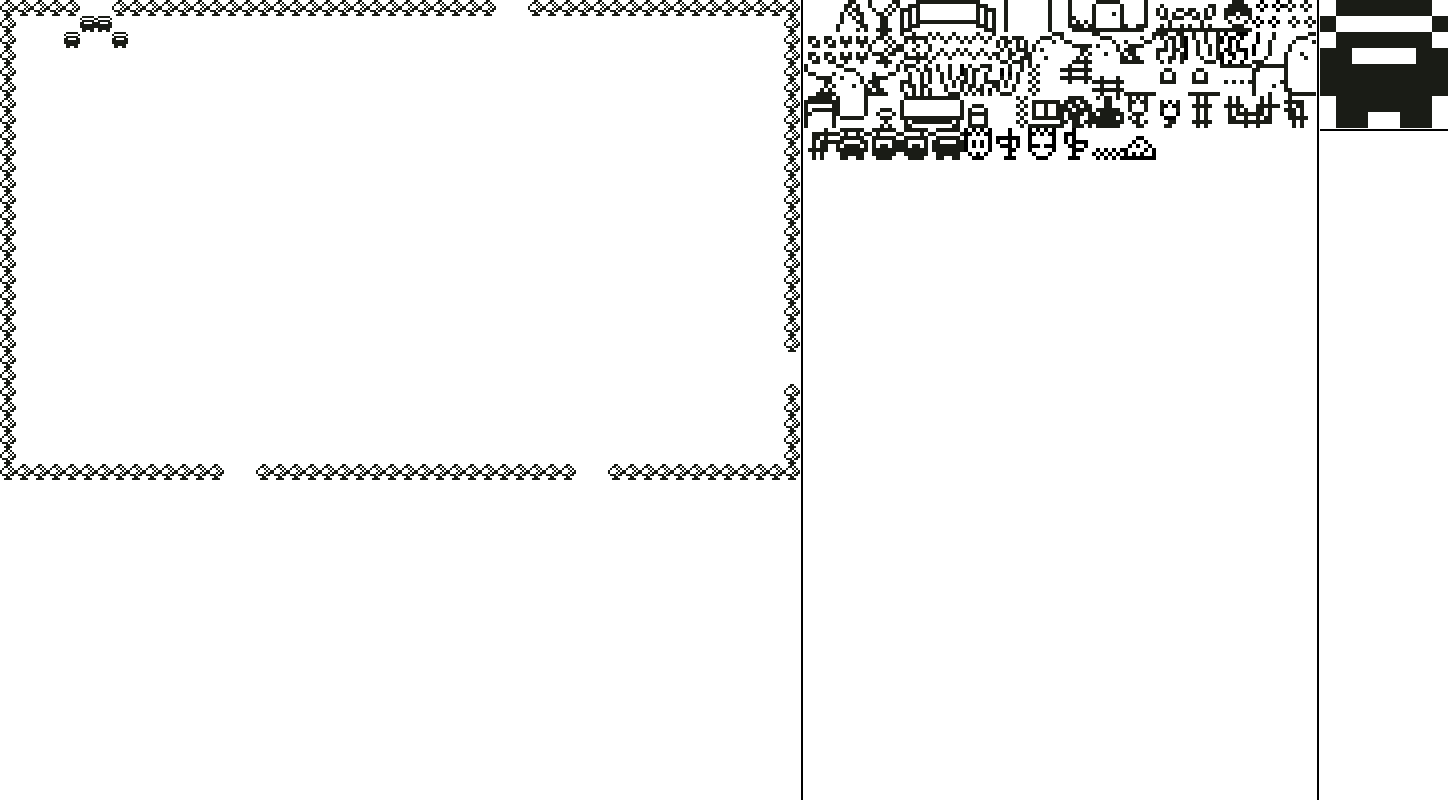

This chart was generated by the following Python code:
import os,sys,pygame
from math import sin,cos
from random import random
import zlz

pygame.init()
pygame.mixer.quit()     #This eats up a core of resources, so let's close it!
black=(0,0,0)
white=(255,255,255)
srcout = "../src/maps/"

def window(width=800,height=600):
    return pygame.display.set_mode((width,height))

def pixel(screen,x,y,c,w=16,h=16):
  for i in range(w):
    for j in range(h):
      screen.set_at((x+i,y+j),c)

def tilepix(screen,pos,tile,color):
  x = ((pos[0] - 800 - 4 - 512 - 4)&0xFFF0)
  y = pos[1]&0xFFF0
  pixel(screen,x+800+4+512+4,y,color)
  cy = tile >> 4
  cx = tile & 15
  cy <<= 5
  cx <<= 5
  pixel(screen,(x>>2)+cx+800+4,cy+(y>>2),color,4,4)

def img2hex(scr):
  s = '.db $'
  for y in range(8):
    acc = 0
    for x in range(8):
      acc += acc
      if scr.get_at((x,y)) != white:
        acc += 1
    acc = hex(acc)[2:].upper()
    s += "0"*(2-len(acc)) + acc + ',$'
  return s[0:-2]

def rand():
#  return random()
  return random()*2-1

def toggletile(screen,x,y):
  for i in range(16):
    for j in range(16):
      c = screen.get_at((x+i,y+j))
      screen.set_at((x+i,y+j),(c[0]^64,c[1]^64,c[2]^64))

def drawmap(screen,anim,mapdata,tile):
  y = 0
  for i in mapdata:
    x = 0
    for j in i:
      screen.blit(pygame.transform.scale(tile[anim[j&255][0]],(16,16)),pygame.Rect(x,y,16,16))
      if j>=256:
        toggletile(screen,x,y)
      x += 16
    y += 16
def savez80(s):
  return
def animate(screen,anim,mapdata,tile):
  rerender = False
  for i in range(256):
    if anim[i][1] != 0:
      anim[i][1] -= 1
      if anim[i][1] == 0:
        rerender = True
        t = anim[i][2]
        anim[i][0] = anim[t][3]
        anim[i][1] = anim[t][4]
        anim[i][2] = anim[t][5]
  if rerender:
    drawmap(screen,anim,mapdata,tile)
    pygame.display.flip()
  return anim
anim = []
for i in range(256):
  anim += [[i,0,i,i,0,i]]

anim[14] = [14,32,15,14,32,15]
anim[15] = [15,32,14,15,32,14]

anim[16] = [16,32,17,16,32,17]
anim[17] = [17,32,16,17,32,16]

anim[58] = [58,16,59,58,16,59]
anim[59] = [59,16,58,59,16,58]

anim[69] = [69,240,71,69,240,71]
anim[71] = [71,240,69,71,240,69]

anim[70] = [70,32,72,70,32,72]
anim[72] = [72,32,70,72,32,70]

for i in range(8):
  anim[23+i] = [23+i,32,31+i,23+i,32,31+i]
  anim[31+i] = [31+i,32,23+i,31+i,32,23+i]


# Initialize the window
screen=window(800+4+512+4+128+1,800)
screen.fill(white)

# Define rectangles
tiles = pygame.Rect(800+4,0,512,512)
tilemap = pygame.Rect(0,0,800,800)
edit = pygame.Rect(800+4+512+4,0,128,800)
templates = pygame.Rect(800+4,512,512,288)

# Load the tiles
timg = pygame.image.load("tiles.png")
tile = []
x = 0
y = 0
for k in range(256):
  img = pygame.Surface((8,8)).convert()
  img.blit(timg,(0,0),pygame.Rect(x,y,x+8,y+8))
  tile += [img]
  x += 8
  if x == 128:
      x = 0
      y += 8

# Load the desired map
mapname = "map0.txt"
try:
  f = open(mapname,'r')
  s = f.read().replace('\r','\n').replace('\n\n','\n').split('\n')
  f.close()
except:
  s = ['1','1','0']

mapw = int(s[0])
maph = int(s[1])
mapdata = []
for i in range(50):
  mapdata += [[0]*50]

for i in range(maph):
  r = s[i+2].split(',')
  for j in range(len(r)):
    mapdata[i][j] = int(r[j])

drawmap(screen,anim,mapdata,tile)

t = pygame.transform.scale(timg,(512,512))
screen.blit(t,tiles)
for y in range(800):
  for k in range(2):
    screen.set_at((801+k,y),black)
    screen.set_at((801+4+512+k,y),black)

for x in range(128):
    screen.set_at((800+4+512+4+x,129),black)
    screen.set_at((800+4+512+4+x,130),black)

# Display it in the tile editor menu
screen.blit(pygame.transform.scale(tile[0],(128,128)),edit)

# Load tile templates
#f = open('templates.txt','r+')
#s = f.read().replace('\r','\n').replace('\n\n','\n').split('\n')
#f.close()


pygame.display.flip()
draw = False
tileselected = False
curtile = 0
tilesedited = False
last_x = 0
last_y = 0
color  = black
kup = True
pygame.time.set_timer(pygame.USEREVENT+1, 8)
while 1:
    pygame.time.wait(1)
    for event in pygame.event.get():
        if event.type == pygame.QUIT:
          # screenshot
          pygame.image.save(screen,"tilemap.png")

          # Save the tilesheet
          if tilesedited:
            x = 0
            y = 0
            for i in range(256):
              timg.blit(tile[i],pygame.Rect(x,y,x+8,y+8))
              x += 8
              if x == 128:
                x = 0
                y += 8
            pygame.image.save(timg,"tiles.png")

          # Save the tilemap
          # Get the dimensions of the map
          x = 0
          y = 0
          a = 0
          for i in mapdata:
            c = 0
            k = 0
            for j in i:
              if j != 0:
                c = k
              k += 1
            if c != 0:
              y = a
            a += 1
            if c>x:
              x = c
          x += 1
          y += 1
          s = str(x)+'\n'+str(y)
          for i in mapdata[0:y]:
            t = '\n'
            for j in i[0:x]:
              t += str(j)+','
            s += t[0:-1]
          f = open(mapname,'w')
          f.write(s)
          f.close()
          print("saved "+mapname)
          sys.exit()
        elif event.type == pygame.USEREVENT+1:
          anim = animate(screen,anim,mapdata,tile)
        elif event.type == pygame.MOUSEBUTTONDOWN:
          if event.button == 1:
            #Check if we are hovering over the map editor
            #tile editor, or tile select
            if event.pos[0]<800:
              # map editor
              #need to map pos to map coords
              x = event.pos[0]>>4
              y = event.pos[1]>>4

              #edit map data
              mapdata[y][x] = curtile

              #draw tile
              screen.blit(pygame.transform.scale(tile[curtile],(16,16)),pygame.Rect(x<<4,y<<4,16,16))

              pygame.display.flip()

            elif event.pos[0]<800+4+512:
              # tile selector
              curtile = ((event.pos[0]-800-4)>>5) + (((event.pos[1])>>5)<<4)

              # Now we need to display it in the tile editor menu
              screen.blit(pygame.transform.scale(tile[curtile],(128,128)),edit)

              pygame.display.flip()

            else:
              # tile editor
              last_x = event.pos[0]
              last_y = event.pos[1]
              if y<128:
                if screen.get_at(event.pos)[0] == 0:
                  color = white
                else:
                  color = black

                tilepix(screen,event.pos,curtile,color)

                # Need to tilepix the pixel
                i = (curtile + (last_y>>7))&255
                y = last_y&0x70
                x = (last_x - 800-4-512-4)&0x70
                y >>= 4
                x >>= 4
                tile[i].set_at((x,y),color)

                #Need to redraw the map
                drawmap(screen,anim,mapdata,tile)

                pygame.display.flip()
                tilesedited = True
            draw = True
          if event.button == 3:
            # Toggle event tile
            if event.pos[0]<800:
              # map editor
              #need to map pos to map coords
              x = event.pos[0]>>4
              y = event.pos[1]>>4

              #edit map data
              mapdata[y][x] ^= 256

              #draw tile
              toggletile(screen,x<<4,y<<4)

              pygame.display.flip()
        elif event.type == pygame.MOUSEBUTTONUP:
          if event.button == 1:
            draw = False
        elif event.type == pygame.MOUSEMOTION and draw:
            if event.pos[0]<800:
              # map editor
              #need to map pos to map coords
              x = event.pos[0]>>4
              y = event.pos[1]>>4

              #edit map data
              mapdata[y][x] = curtile

              #draw tile
              screen.blit(pygame.transform.scale(tile[curtile],(16,16)),pygame.Rect(x<<4,y<<4,16,16))

              pygame.display.flip()
            elif event.pos[0]<800+4+512:
              pass
            else:
              if abs(event.pos[0] - last_x) >= 16 or abs(event.pos[1] - last_y) >= 16:
                last_x = event.pos[0]
                last_y = event.pos[1]
                if last_y <128:
                  tilepix(screen,event.pos,curtile,color)

                  # Need to tilepix the pixel
                  i = (curtile + (last_y>>7))&255
                  y = last_y&0x70
                  x = (last_x - 800-4-512-4)&0x70
                  y >>= 4
                  x >>= 4
                  tile[i].set_at((x,y),color)

                  #Need to redraw the map
                  drawmap(screen,anim,mapdata,tile)

                  pygame.display.flip()
                  tilesedited = True
        elif event.type == pygame.KEYDOWN and kup:
          kup = False
          if event.unicode == u's':
            # screenshot
            pygame.image.save(screen,"tilemap.png")

            # Save the tilesheet
            if tilesedited:
              x = 0
              y = 0
              for i in range(256):
                timg.blit(tile[i],pygame.Rect(x,y,x+8,y+8))
                x += 8
                if x == 128:
                  x = 0
                  y += 8
              pygame.image.save(timg,"tiles.png")

            # Save the tilemap
            # Get the dimensions of the map
            x = 0
            y = 0
            a = 0
            for i in mapdata:
              c = 0
              k = 0
              for j in i:
                if j != 0:
                  c = k
                k += 1
              if c != 0:
                y = a
              a += 1
              if c>x:
                x = c
            s = str(x+1)+'\n'+str(y+1)
            for i in mapdata[0:y+1]:
              t = '\n'
              for j in i[0:x+1]:
                t += str(j)+','
              s += t[0:-1]
            f = open(mapname,'w')
            f.write(s)
            f.close()
            print("saved "+mapname)
          elif event.unicode == u'l':
            mapname = raw_input("Map : ")
            try:
              f = open(mapname,'r')
              s = f.read().replace('\r','\n').replace('\n\n','\n').split('\n')
              f.close()
            except:
              s = ['1','1','0']
            mapw = int(s[0])
            maph = int(s[1])
            mapdata = []
            for i in range(50):
              mapdata += [[0]*50]

            for i in range(maph):
              r = s[i+2].split(',')
              for j in range(len(r)):
                mapdata[i][j] = int(r[j])

            drawmap(screen,anim,mapdata,tile)
            pygame.display.flip()
          elif event.unicode == u'z':
            savez80(mapdata)
            # screenshot
            pygame.image.save(screen,"tilemap.png")

            # Save the tilesheet
            if tilesedited:
              try:
                f = open(srcout+'tiles.z80','r')
                s = f.read()
                f.close()
              except:
                s = ''
              while '\n\n' in s:
                s = s.replace('\n\n','\n')
              s = s.split('\n')
              s += ['']*(256-len(s))
              z80 = ''
              q = ''
              x = 0
              y = 0
              for i in range(256):
                timg.blit(tile[i],pygame.Rect(x,y,x+8,y+8))
                t = img2hex(tile[i])
                q += t+s[i][35:]+'\n'
                if t != '.db $00,$00,$00,$00,$00,$00,$00,$00':
                  z80 += q
                  q = ''
                x += 8
                if x == 128:
                  x = 0
                  y += 8
              pygame.image.save(timg,"tiles.png")
              f = open(srcout+'tiles.z80','w')
              f.write(z80)
              f.close()

            # Save the tilemap
            # Get the dimensions of the map
            x = 0
            y = 0
            a = 0
            for i in mapdata:
              c = 0
              k = 0
              for j in i:
                if j != 0:
                  c = k
                k += 1
              if c != 0:
                y = a
              a += 1
              if c>x:
                x = c
            x += 1
            y += 1
            s = str(x)+'\n'+str(y)
            used = []
            for i in mapdata[0:y]:
              t = '\n'
              for j in i[0:x]:
                if j&255 not in used:
                  used += [j&255]
                t += str(j)+','
              s += t[0:-1]
            f = open(mapname,'w')
            f.write(s)
            f.close()
            used = sorted(used)
            trans = True

            # Now generate the z80 code
            nm = []
            for i in range(x):
              nm += [[0]*y]

            if trans:
              for i in range(y):
                for j in range(x):
                  nm[j][i] = mapdata[i][j]
            z80 = '#include "parse.inc"\n.db ' +str(y) + ',' + str(x) + \
                  '\n.db 0,0' + \
                  '\n.db ' + str(len(used))
            for i in used:
              z80 += '\n.dw '+str(i)

            walking = [0,9,14,15,16,17,39,50,54,73]
            event = [9]

            event_tiles = []
            y = 0
            for i in nm:
              z80 += '\n.db '
              x = 0
              for j in i:
                a = used.index(j&255)
                if j&255 not in walking:
                    a += 128
                if j&255 in event or j>=256:
                    a += 64
                    event_tiles+=[[y,x]]
                x += 1
                t = hex(a).upper()[2:]
                z80 += '$'+'0'*(2-len(t))+t+','
              y += 1
              z80 = z80[0:-1]

            if event_tiles != []:
              z80 += '\n;Event tiles:'
              for i in event_tiles:
                if trans:
                  z80 += '\n;  ('+str(i[0])+','+str(i[1])+')'
                else:
                  z80 += '\n;  ('+str(i[1])+','+str(i[0])+')'
            mn = mapname.split('/')
            s = ''
            for i in mn[0:-1]:
              s += i+'/'
            mn = mn[-1].split('.')
            s += mn[0]
            for i in mn[1:-1]:
              s += i + '.'
            try:
              f = open(srcout+s+'.code','r')
              #code = f.read().replace('\r\n','\n').replace('\n\r','\n').replace('\r','\n')
              code = '#include "maps/'+s+'.code"'
              f.close()
            except:
              code = ".dw onload-$-1\n.dw onselect-$-1\n.dw onclose-$-1\nonload:\nonselect:\nonclose:\n  .db 0"

            if code.startswith("--src--\n"):
              code = rpgscript2bin(code[8:])
            z80 += '\n' + code
            t=s+'.z80'

            f = open(srcout+t,'w')
            f.write(z80)
            f.close()

            os.system("spasm "+srcout+t+" "+srcout+s+'.bin -I ../src')
            zlz.parse(['zlz.py',srcout+s+'.bin',srcout+s+'_comp.z80',s.split('\\')[-1]])
            os.system("rm "+srcout+s+'.bin')

            print("saved "+s)
          elif event.key == pygame.K_UP:
            curtile -= 16
            curtile &= 255
            screen.blit(pygame.transform.scale(tile[curtile],(128,128)),edit)
            pygame.display.flip()
          elif event.key == pygame.K_DOWN:
            curtile += 16
            curtile &= 255
            screen.blit(pygame.transform.scale(tile[curtile],(128,128)),edit)
            pygame.display.flip()
          elif event.key == pygame.K_LEFT:
            curtile -= 1
            curtile &= 255
            screen.blit(pygame.transform.scale(tile[curtile],(128,128)),edit)
            pygame.display.flip()
          elif event.key == pygame.K_RIGHT:
            curtile += 1
            curtile &= 255
            screen.blit(pygame.transform.scale(tile[curtile],(128,128)),edit)
            pygame.display.flip()

        elif event.type == pygame.KEYUP:
          kup = True
